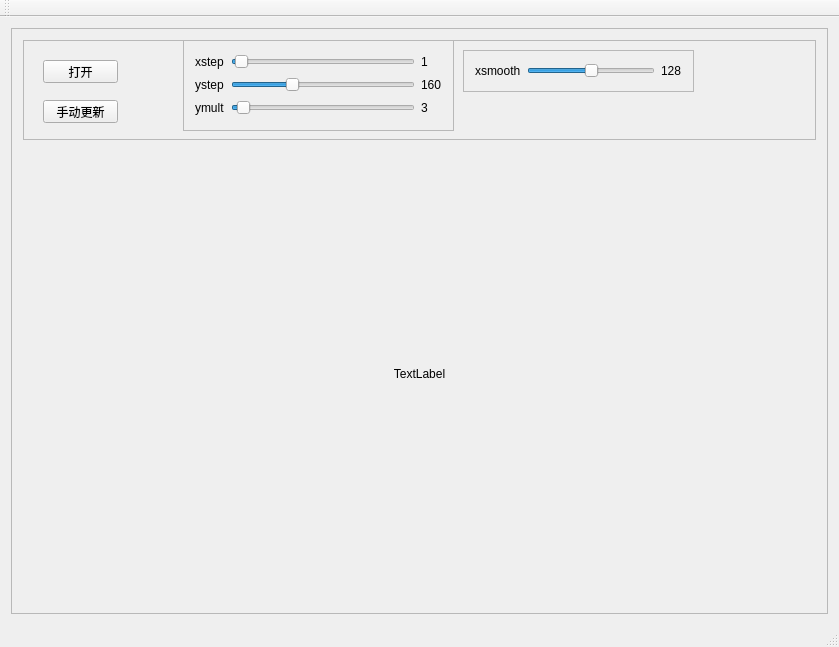
<?xml version="1.0" encoding="UTF-8"?>
<ui version="4.0">
 <class>SquiggleWindow</class>
 <widget class="QMainWindow" name="SquiggleWindow">
  <property name="geometry">
   <rect>
    <x>0</x>
    <y>0</y>
    <width>839</width>
    <height>647</height>
   </rect>
  </property>
  <property name="windowTitle">
   <string>SquiggleWindow</string>
  </property>
  <widget class="QWidget" name="centralWidget">
   <layout class="QVBoxLayout" name="verticalLayout">
    <item>
     <widget class="QFrame" name="painterRender">
      <property name="frameShape">
       <enum>QFrame::StyledPanel</enum>
      </property>
      <property name="frameShadow">
       <enum>QFrame::Raised</enum>
      </property>
      <layout class="QVBoxLayout" name="verticalLayout_2">
       <item>
        <widget class="QFrame" name="toolBar">
         <property name="minimumSize">
          <size>
           <width>0</width>
           <height>100</height>
          </size>
         </property>
         <property name="maximumSize">
          <size>
           <width>16777215</width>
           <height>100</height>
          </size>
         </property>
         <property name="frameShape">
          <enum>QFrame::StyledPanel</enum>
         </property>
         <property name="frameShadow">
          <enum>QFrame::Raised</enum>
         </property>
         <widget class="QPushButton" name="btnOpen">
          <property name="geometry">
           <rect>
            <x>20</x>
            <y>20</y>
            <width>75</width>
            <height>23</height>
           </rect>
          </property>
          <property name="text">
           <string>打开</string>
          </property>
         </widget>
         <widget class="QPushButton" name="fds">
          <property name="geometry">
           <rect>
            <x>20</x>
            <y>60</y>
            <width>75</width>
            <height>23</height>
           </rect>
          </property>
          <property name="text">
           <string>手动更新</string>
          </property>
         </widget>
         <widget class="QFrame" name="frame">
          <property name="geometry">
           <rect>
            <x>160</x>
            <y>0</y>
            <width>271</width>
            <height>91</height>
           </rect>
          </property>
          <property name="frameShape">
           <enum>QFrame::StyledPanel</enum>
          </property>
          <property name="frameShadow">
           <enum>QFrame::Raised</enum>
          </property>
          <layout class="QGridLayout" name="gridLayout">
           <item row="1" column="0">
            <widget class="QLabel" name="label_3">
             <property name="text">
              <string>ystep</string>
             </property>
            </widget>
           </item>
           <item row="0" column="0">
            <widget class="QLabel" name="label_2">
             <property name="text">
              <string>xstep</string>
             </property>
            </widget>
           </item>
           <item row="0" column="1">
            <widget class="QSlider" name="sliderXt">
             <property name="maximum">
              <number>50</number>
             </property>
             <property name="value">
              <number>1</number>
             </property>
             <property name="sliderPosition">
              <number>1</number>
             </property>
             <property name="orientation">
              <enum>Qt::Horizontal</enum>
             </property>
            </widget>
           </item>
           <item row="1" column="1">
            <widget class="QSlider" name="sliderYt">
             <property name="maximum">
              <number>500</number>
             </property>
             <property name="value">
              <number>160</number>
             </property>
             <property name="orientation">
              <enum>Qt::Horizontal</enum>
             </property>
            </widget>
           </item>
           <item row="2" column="0">
            <widget class="QLabel" name="label_4">
             <property name="text">
              <string>ymult</string>
             </property>
            </widget>
           </item>
           <item row="2" column="1">
            <widget class="QSlider" name="sliderYm">
             <property name="value">
              <number>3</number>
             </property>
             <property name="sliderPosition">
              <number>3</number>
             </property>
             <property name="orientation">
              <enum>Qt::Horizontal</enum>
             </property>
            </widget>
           </item>
           <item row="0" column="2">
            <widget class="QLabel" name="xsteplabel">
             <property name="text">
              <string>1</string>
             </property>
            </widget>
           </item>
           <item row="1" column="2">
            <widget class="QLabel" name="ysteplabel">
             <property name="text">
              <string>160</string>
             </property>
            </widget>
           </item>
           <item row="2" column="2">
            <widget class="QLabel" name="ymultlabel">
             <property name="text">
              <string>3</string>
             </property>
            </widget>
           </item>
          </layout>
         </widget>
         <widget class="QFrame" name="frame_2">
          <property name="geometry">
           <rect>
            <x>440</x>
            <y>10</y>
            <width>231</width>
            <height>42</height>
           </rect>
          </property>
          <property name="frameShape">
           <enum>QFrame::StyledPanel</enum>
          </property>
          <property name="frameShadow">
           <enum>QFrame::Raised</enum>
          </property>
          <layout class="QHBoxLayout" name="horizontalLayout">
           <item>
            <widget class="QLabel" name="label_8">
             <property name="text">
              <string>xsmooth</string>
             </property>
            </widget>
           </item>
           <item>
            <widget class="QSlider" name="sliderSm">
             <property name="maximum">
              <number>255</number>
             </property>
             <property name="value">
              <number>128</number>
             </property>
             <property name="orientation">
              <enum>Qt::Horizontal</enum>
             </property>
            </widget>
           </item>
           <item>
            <widget class="QLabel" name="xsmoothlabel">
             <property name="text">
              <string>128</string>
             </property>
            </widget>
           </item>
          </layout>
         </widget>
        </widget>
       </item>
       <item>
        <widget class="QLabel" name="label">
         <property name="text">
          <string>TextLabel</string>
         </property>
         <property name="alignment">
          <set>Qt::AlignCenter</set>
         </property>
        </widget>
       </item>
      </layout>
     </widget>
    </item>
   </layout>
  </widget>
  <widget class="QMenuBar" name="menuBar">
   <property name="geometry">
    <rect>
     <x>0</x>
     <y>0</y>
     <width>839</width>
     <height>23</height>
    </rect>
   </property>
  </widget>
  <widget class="QToolBar" name="mainToolBar">
   <attribute name="toolBarArea">
    <enum>TopToolBarArea</enum>
   </attribute>
   <attribute name="toolBarBreak">
    <bool>false</bool>
   </attribute>
  </widget>
  <widget class="QStatusBar" name="statusBar"/>
 </widget>
 <layoutdefault spacing="6" margin="11"/>
 <resources/>
 <connections/>
</ui>
